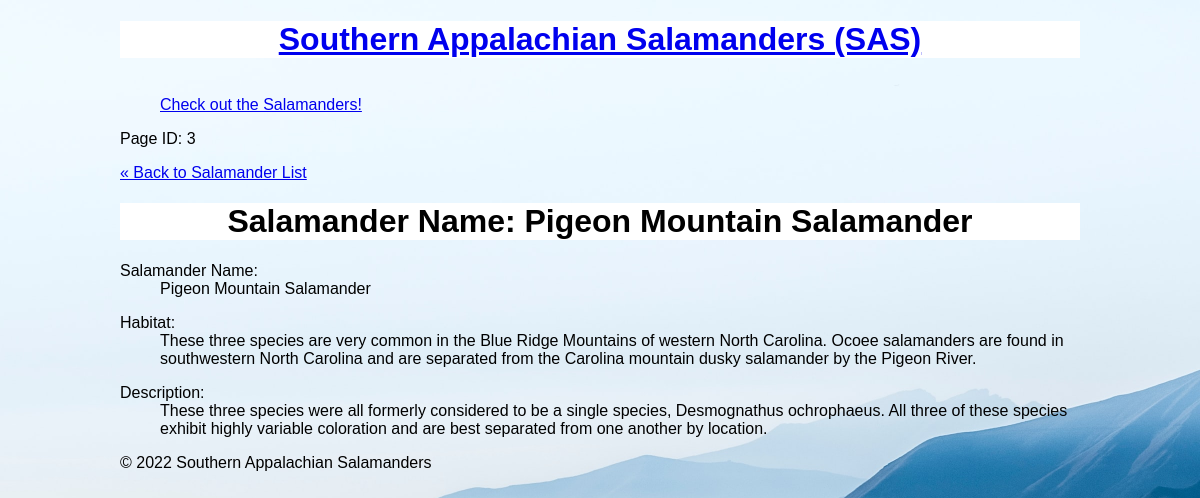
The app's page /salamanders/show.php?id=3 with its own data.
### tables this page shows
CREATE TABLE `salamander` (
  `id` int(11) NOT NULL AUTO_INCREMENT PRIMARY KEY,
  `name` varchar(255) NOT NULL,
  `habitat` text,
  `description` text
);

### private/query_functions.php (called while the page is built, shortened)
<?php
function find_salamander_by_id($id) {
  global $db;
  $id = $_GET['id'] ?? '1';
  $sql = "SELECT * FROM salamander ";
  $sql .= "WHERE id='" . $id . "'";
  $result = mysqli_query($db, $sql);
  $salamander = mysqli_fetch_assoc($result);
  return $salamander;
}
?>

### private/functions.php (called while the page is built, shortened)
<?php
function url_for($script_path) {
  if($script_path[0] != '/') {
    $script_path = "/" . $script_path;
  }
  return WWW_ROOT . $script_path;
}
function h($string="") {
  return htmlspecialchars($string);
}
?>

### public/salamanders/show.php (the view, shortened to what this page needs)
<?php require_once('../../private/initialize.php');
$id = $_GET['id'] ?? '1';
$salamander = find_salamander_by_id($id);
include(SHARED_PATH . '/salamander-header.php');
?>
<?= 'Page ID: ' . h($id); ?>
<div>
  <p><a href="<?= url_for('/salamanders/index.php');?>">&laquo; Back to Salamander List</a></p>
  <h1>Salamander Name: <?php echo h($salamander['name']); ?> </h1>
</div>
<div>
  <dl>
    <dt>Salamander Name:</dt>
    <dd><?php echo h($salamander['name']); ?></dd>
  </dl>
  <dl>
    <dt>Habitat:</dt>
    <dd><?php echo h($salamander['habitat']); ?></dd>
  </dl>
  <dl>
    <dt>Description:</dt>
    <dd><?php echo h($salamander['description']); ?></dd>
  </dl>
</div>
<?php include(SHARED_PATH . '/salamander-footer.php'); ?>

### public/stylesheets/salamanders.css (style rules this page uses)
* { box-sizing: border-box; }
html { font-family:Verdana, Geneva, Tahoma, sans-serif; }
body { background-image: url(../images/bk-img.jpg); background-size: cover; background-repeat: no-repeat; margin: auto; max-width: 960px; }
h1 { background-color: #fff; text-align: center; }

### records on screen
salamander: name "Pigeon Mountain Salamander", habitat "These three species are very common in the Blue Ridge Mountains of western North Carolina. Ocoee salamanders are found in southwestern North Carolina and are separated from the Carolina mountain dusky salamander by the Pigeon River.", description "These three species were all formerly considered to be a single species, Desmognathus ochrophaeus. All three of these species exhibit highly variable coloration and are best separated from one another by location."

### other values on screen
$id "3"
